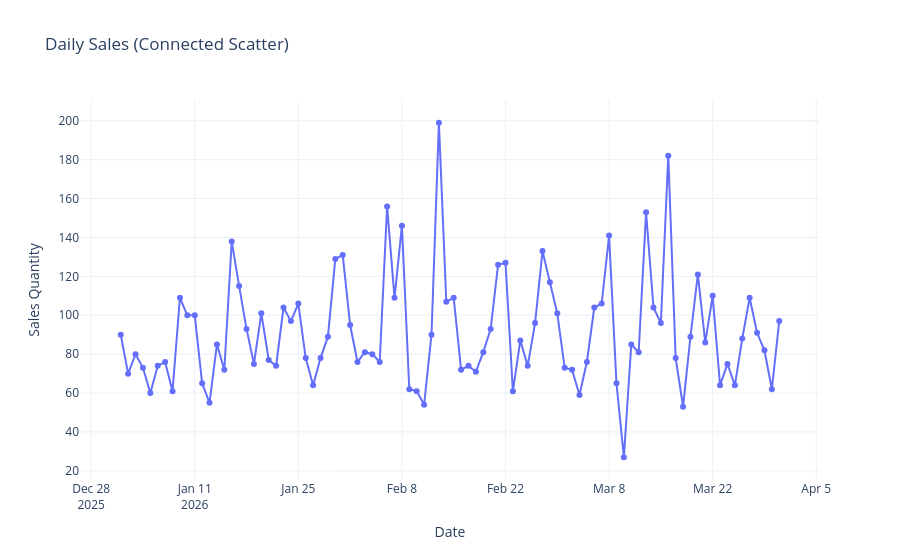

Notebook cell for this chart:
### Code cell
fig = go.Figure()

# Main line
fig.add_trace(
    go.Scatter(
        x=df_selected["date"],
        y=df_selected["sales_quantity"],
        mode="lines+markers",
        name="Sales",
    )
)

# 🔴 Spike points
spikes = df_selected[df_selected["is_spike"]]

fig.add_trace(
    go.Scatter(
        x=spikes["date"],
        y=spikes["sales_quantity"],
        mode="markers",
        name="Spikes",
        marker=dict(size=10, color="red", symbol="circle"),
    )
)

fig.update_layout(
    title="Daily Sales (Connected Scatter)",
    xaxis_title="Date",
    yaxis_title="Sales Quantity",
    template="plotly_white",
)

fig.show()
